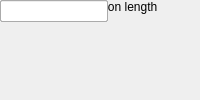
<?xml version="1.0" encoding="UTF-8"?>
<ui version="4.0">
 <class>MainWindow</class>
 <widget class="QMainWindow" name="MainWindow">
  <property name="windowTitle"><string>xeng_descramble_4ant</string></property>
  <widget class="QWidget" name="centralwidget">
   <!-- NOTE: this is a simplified structural mirror of the generated
        <module>_ui.py, not a full round-trip Designer file. Regenerate
        both from the same spec if you need to edit layout by hand. -->
       <widget class="QLabel" name="label_n_bits">
     <property name="text"><string>Input Bitwidth</string></property>
    </widget>
       <widget class="QLineEdit" name="n_bits"/>
       <widget class="QLabel" name="label_acc_len">
     <property name="text"><string>X engine accumulation length</string></property>
    </widget>
       <widget class="QLineEdit" name="acc_len"/>
       <widget class="QLabel" name="label_demux_factor">
     <property name="text"><string>Demux Factor</string></property>
    </widget>
       <widget class="QLineEdit" name="demux_factor"/>
  </widget>
 </widget>
 <resources/>
 <connections/>
</ui>
